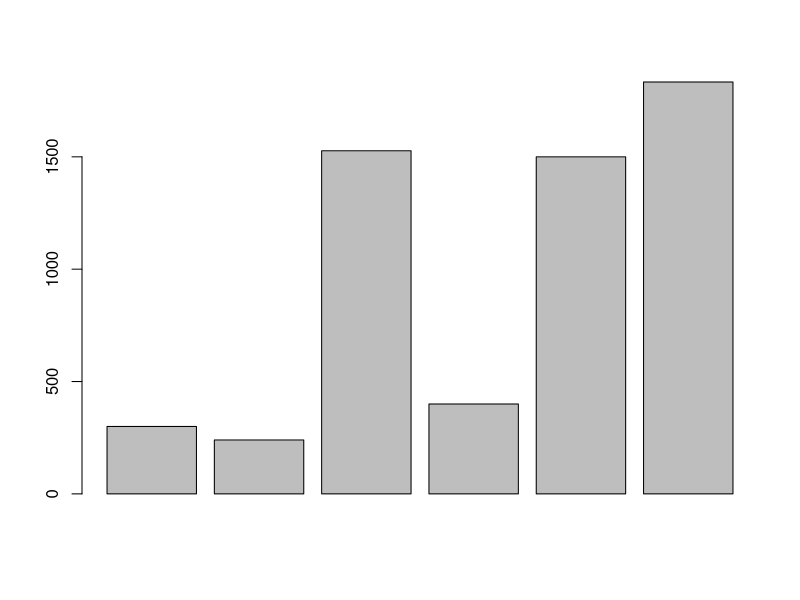
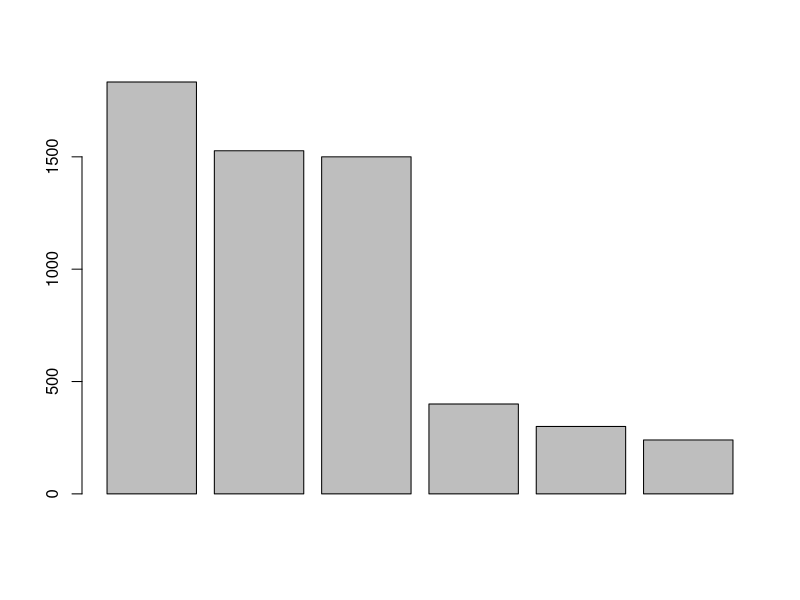

R code for these plots, in order:
# Gastos totales
300 + 240 + 1527 + 400 + 1500 + 1833

celular <- 300
celular 

transporte <- 240
transporte 

comestibles <- 1527
comestibles

gimnasio <- 400 
gimnasio 

alquiler <- 1500
alquiler 

otros <- 1833
otros

total <- (celular + transporte + comestibles + gimnasio + alquiler + otros)

semestre_escolar <- total * 5

año_escolar <- semestre_escolar * 2

gastos <- c(celular, transporte, comestibles, gimnasio, alquiler, otros)

barplot(gastos)

gastos_ordenados <- sort(gastos, decreasing = TRUE)

barplot(gastos_ordenados)







